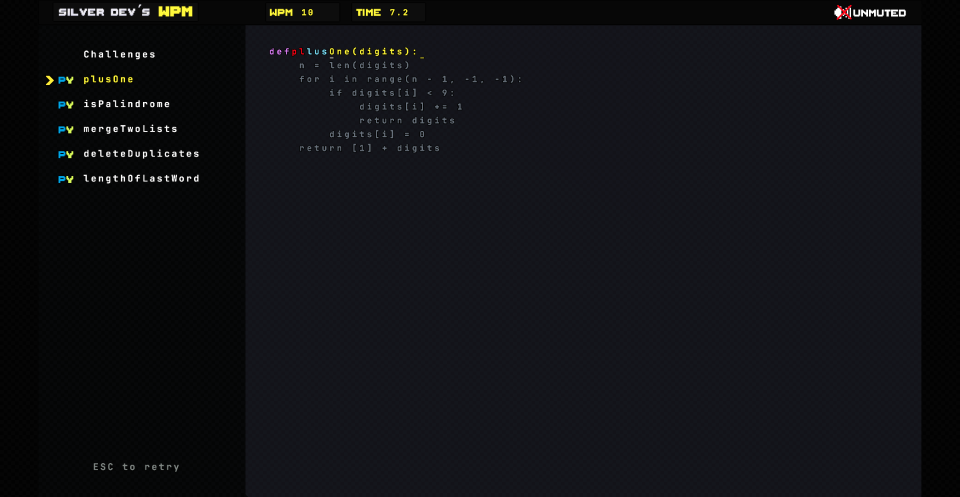
#> input picture unknown_snippets_history/20251215_211932_001_defpllusone.png, 1920 x 993 px (shown at 1/2 size)
$ python test_ocr.py unknown_snippets_history/20251215_211932_001_defpllusone.png
#> lines starting #> are read from the running program, lines starting #| are printed output that depends on the picture; after the words box and inside, x2 and y2 are one past the last pixel; in counts of white or black regions, pixels touching at a corner belong together
#!/usr/bin/env python3
"""
Test OCR on a screenshot to debug text extraction.
Usage: python test_ocr.py <screenshot_path>
"""

import sys
from PIL import Image, ImageEnhance, ImageFilter
import pytesseract
import numpy as np


def preprocess_image_for_ocr(img):
    """Preprocess image to improve OCR accuracy for code."""
    # Convert to grayscale
    img = img.convert('L')

    # Increase contrast
    enhancer = ImageEnhance.Contrast(img)
    img = enhancer.enhance(2.5)

    # Increase brightness slightly
    enhancer = ImageEnhance.Brightness(img)
    img = enhancer.enhance(1.3)

    # Sharpen
    img = img.filter(ImageFilter.SHARPEN)

    # Convert to numpy array for thresholding
    img_array = np.array(img)

    # Apply threshold to make text pure white on black background
    threshold = 100
    img_array = np.where(img_array > threshold, 255, 0).astype(np.uint8)

    # Convert back to PIL Image
    img = Image.fromarray(img_array)

    # Scale up 2x for better OCR
    new_size = (img.width * 2, img.height * 2)
    img = img.resize(new_size, Image.Resampling.LANCZOS)

    return img


# [59 lines left out: function fix_common_ocr_errors, not called in this run]


def test_ocr(image_path):
    """Test OCR on an image."""
    print(f"📸 Loading image: {image_path}")
    img = Image.open(image_path)
#> img is the input picture: PIL image 1920x993 RGB; mean R, G, B 16.4, 17.3, 21

    print(f"📐 Image size: {img.size}")
#| 📐 Image size: (1920, 993)

    # Test with different regions if it's a full screenshot
    width, height = img.size
#> width = 1920; height = 993

    # Try the code area region
    if width > 1000:  # Likely a full screenshot
        print("\n🔍 Extracting code area...")
        code_region = (
            int(width * 0.20),   # Skip left sidebar
            int(height * 0.08),
            int(width * 0.95),
            int(height * 0.92)
        )
#> code_region = (384, 79, 1824, 913)
        img = img.crop(code_region)
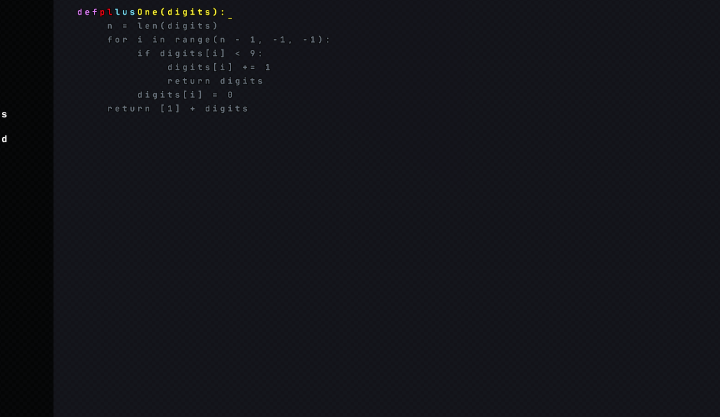
#> img: PIL image 1440x834 RGB (shown at 1/2 size); mean R, G, B 18.9, 19.8, 25.4
        img.save("test_code_area.png")
        print(f"✅ Cropped to: {img.size}")
#| ✅ Cropped to: (1440, 834)

    # Save original
    img.save("test_original.png")

    # Preprocess
    print("\n🔧 Preprocessing image...")
    processed = preprocess_image_for_ocr(img)
#> in preprocess_image_for_ocr, `img_array = np.where(img_array > threshold, 255, 0).astype(np.uint8)`:
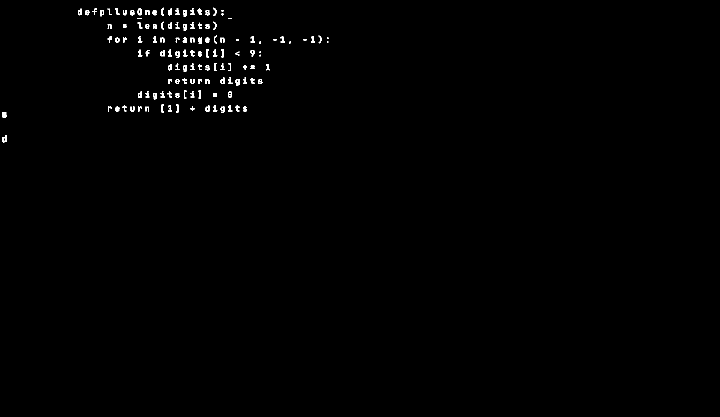
#> img_array: shape (834, 1440) (shown at 1/2 size); 0.56% white in thin lines or dots, all inside (x1, y1, x2, y2) = (4, 15, 657, 285)
    processed.save("test_processed.png")
    print("✅ Saved processed image")

    # Extract text
    print("\n📝 Extracting text with Tesseract...")
    custom_config = r'--oem 3 --psm 6 -c preserve_interword_spaces=1'
    text = pytesseract.image_to_string(processed, config=custom_config)

    print("\n" + "="*60)
    print("RAW OCR OUTPUT:")
    print("="*60)
    print(text)
    print("="*60)

    # Fix common errors
    fixed_text = fix_common_ocr_errors(text)

    print("\n" + "="*60)
    print("FIXED OCR OUTPUT:")
    print("="*60)
    print(fixed_text)
    print("="*60)

    # Save to file
    with open("ocr_output.txt", "w") as f:
        f.write(fixed_text)
    print("\n✅ Saved to ocr_output.txt")

    print("\n📁 Files created:")
    print("  - test_original.png (cropped original)")
    print("  - test_processed.png (preprocessed for OCR)")
    print("  - ocr_output.txt (extracted text)")


if __name__ == "__main__":
    if len(sys.argv) < 2:
        print("Usage: python test_ocr.py <screenshot_path>")
        print("\nExample:")
        print("  python test_ocr.py game_screen.png")
        print("  python test_ocr.py code_area.png")
        sys.exit(1)

    test_ocr(sys.argv[1])
#> (the call stopped at in test_ocr, `text = pytesseract.image_to_string(processed, config=custom_config)`: pytesseract is not available in this run)
